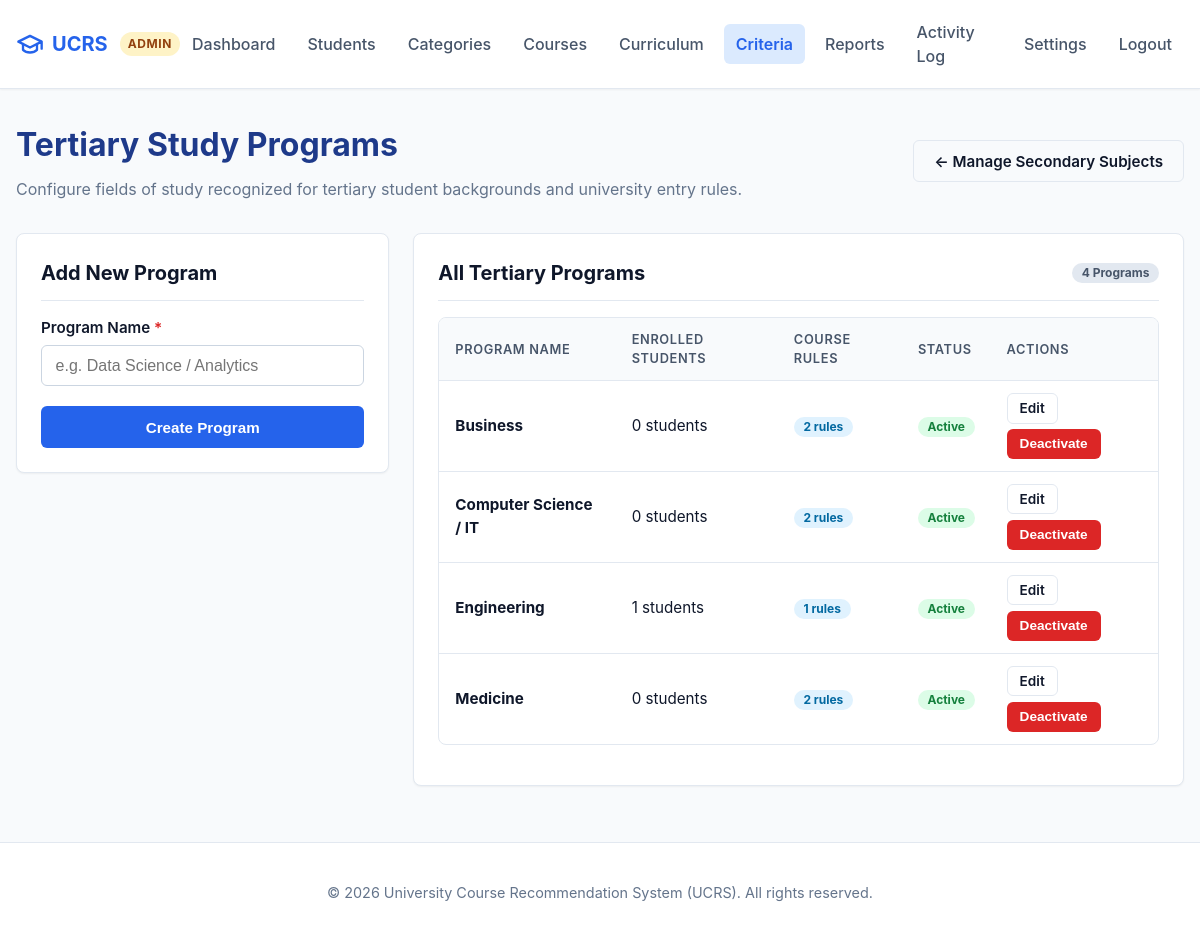
Screenshot of /admin/programs.php (signed in) with the database file from the repository.
### tables this page shows
CREATE TABLE IF NOT EXISTS programs (
    id INT AUTO_INCREMENT PRIMARY KEY,
    name VARCHAR(100) NOT NULL UNIQUE,
    is_active TINYINT(1) NOT NULL DEFAULT 1
);

### includes/config.php (called while the page is built, shortened)
<?php
function app_url(string $path = ''): string {
    static $base = null;
    if ($base === null) {
        $docRoot = isset($_SERVER['DOCUMENT_ROOT']) ? str_replace('\\', '/', realpath($_SERVER['DOCUMENT_ROOT'])) : '';
        $appRoot = str_replace('\\', '/', realpath(APP_ROOT));
        if ($docRoot && str_starts_with($appRoot, $docRoot)) {
            $base = substr($appRoot, strlen($docRoot));
        } else {
            $script = str_replace('\\', '/', $_SERVER['SCRIPT_NAME'] ?? '');
            $parts = explode('/', trim($script, '/'));
            $base = !empty($parts) && $parts[0] !== 'index.php' ? '/' . $parts[0] : '';
        }
        $base = rtrim($base, '/');
    }
    $path = ltrim($path, '/');
    return ($base ? $base : '') . ($path !== '' ? '/' . $path : '');
}
function e(?string $value): string {
    return htmlspecialchars($value ?? '', ENT_QUOTES, 'UTF-8');
}

### admin/programs.php (the view, shortened to what this page needs)
<?php
require_once __DIR__ . '/../includes/config.php';
$pdo = get_db();
$editProgram = null;
$errors = [];
$stmt = $pdo->query("
    SELECT p.*,
        (SELECT COUNT(*) FROM student_profiles sp WHERE sp.program_id = p.id) AS student_count,
        (SELECT COUNT(*) FROM course_requirements cr WHERE cr.program_id = p.id) AS rule_count
    FROM programs p
    ORDER BY p.name ASC
");
$programs = $stmt->fetchAll();
require_once __DIR__ . '/../includes/header.php';
?>
<div style="margin-bottom: 2rem;">
    <div style="display: flex; justify-content: space-between; align-items: center; flex-wrap: wrap; gap: 0.5rem;">
        <div>
            <h1 style="font-size: 2rem; margin: 0 0 0.5rem; color: #1e3a8a;">Tertiary Study Programs</h1>
            <p style="color: var(--text-muted); margin: 0;">
                Configure fields of study recognized for tertiary student backgrounds and university entry rules.
            </p>
        </div>
        <div>
            <a href="<?= e(app_url('admin/subjects.php')) ?>" class="btn btn-outline">&larr; Manage Secondary Subjects</a>
        </div>
    </div>
</div>
<div class="grid-3" style="align-items: flex-start;">
    <div class="card" style="grid-column: span 1;">
        <div class="card-header">
            <h2 class="card-title"><?= $editProgram ? 'Edit Program' : 'Add New Program' ?></h2>
        </div>
        <form method="POST" action="<?= e(app_url('admin/programs.php')) ?>">
            <div class="form-group">
                <label for="name" class="form-label">Program Name <span style="color: var(--danger);">*</span></label>
                <input type="text" id="name" name="name" class="form-control <?= isset($errors['name']) ? 'is-invalid' : '' ?>" value="<?= e($editProgram['name'] ?? '') ?>" placeholder="e.g. Data Science / Analytics" required>
            </div>
            <button type="submit" class="btn btn-primary" style="width: 100%;">
                <?= $editProgram ? 'Update Program' : 'Create Program' ?>
            </button>
        </form>
    </div>
    <div class="card" style="grid-column: span 2;">
        <div class="card-header">
            <h2 class="card-title">All Tertiary Programs</h2>
            <span class="badge badge-secondary"><?= count($programs) ?> Programs</span>
        </div>
        <div class="table-responsive">
            <table class="data-table">
                <thead>
                    <tr>
                        <th>Program Name</th>
                        <th>Enrolled Students</th>
                        <th>Course Rules</th>
                        <th>Status</th>
                        <th>Actions</th>
                    </tr>
                </thead>
                <tbody>
                    <?php foreach ($programs as $p): ?>
                        <tr>
                            <td><strong><?= e($p['name']) ?></strong></td>
                            <td><?= (int)$p['student_count'] ?> students</td>
                            <td>
                                <span class="badge badge-info"><?= (int)$p['rule_count'] ?> rules</span>
                            </td>
                            <td>
                                <?php if ($p['is_active']): ?>
                                    <span class="badge badge-success">Active</span>
                                <?php else: ?>
                                    <span class="badge badge-secondary">Inactive</span>
                                <?php endif; ?>
                            </td>
                            <td>
                                <div style="display: flex; gap: 0.35rem; flex-wrap: wrap;">
                                    <a href="<?= e(app_url('admin/programs.php?edit=' . $p['id'])) ?>" class="btn btn-outline btn-sm">Edit</a>
                                    <form method="POST" action="<?= e(app_url('admin/programs.php')) ?>" style="margin: 0;">
                                        <button type="submit" class="btn <?= $p['is_active'] ? 'btn-danger' : 'btn-success' ?> btn-sm">
                                            <?= $p['is_active'] ? 'Deactivate' : 'Activate' ?>
                                        </button>
                                    </form>
                                </div>
                            </td>
                        </tr>
                    <?php endforeach; ?>
                </tbody>
            </table>
        </div>
    </div>
</div>
<?php require_once __DIR__ . '/../includes/footer.php'; ?>

### assets/css/style.css (style rules this page uses)
:root { --primary: #2563eb; --primary-hover: #1d4ed8; --primary-light: #eff6ff; --secondary: #475569; --secondary-hover: #334155; --success: #16a34a; --success-bg: #f0fdf4; --success-border: #bbf7d0; --danger: #dc2626; --danger-bg: #fef2f2; --danger-border: #fecaca; --warning: #d97706; --warning-bg: #fffbeb; --warning-border: #fde68a; --info: #0284c7; --info-bg: #f0f9ff; --info-border: #bae6fd; --text-main: #0f172a; --text-muted: #64748b; --bg-page: #f8fafc; --bg-card: #ffffff; --border-color: #e2e8f0; --border-radius: 8px; --shadow-sm: 0 1px 2px 0 rgba(0, 0, 0, 0.05); --shadow-md: 0 4px 6px -1px rgba(0, 0, 0, 0.1), 0 2px 4px -2px rgba(0, 0, 0, 0.1); --shadow-lg: 0 10px 15px -3px rgba(0, 0, 0, 0.1), 0 4px 6px -4px rgba(0, 0, 0, 0.1); --transition: all 0.2s ease-in-out; }
*, *::before, *::after { box-sizing: border-box; }
body { margin: 0; font-family: -apple-system, BlinkMacSystemFont, "Segoe UI", Roboto, "Helvetica Neue", Arial, sans-serif; font-size: 16px; line-height: 1.5; color: var(--text-main); background-color: var(--bg-page); display: flex; flex-direction: column; min-height: 100vh; }
a { color: var(--primary); text-decoration: none; transition: var(--transition); }
.card { background: var(--bg-card); border: 1px solid var(--border-color); border-radius: var(--border-radius); padding: 1.5rem; box-shadow: var(--shadow-sm); margin-bottom: 1.5rem; }
.card-header { border-bottom: 1px solid var(--border-color); padding-bottom: 0.75rem; margin-bottom: 1rem; display: flex; justify-content: space-between; align-items: center; flex-wrap: wrap; gap: 0.5rem; }
.card-title { margin: 0; font-size: 1.25rem; font-weight: 700; color: var(--text-main); }
.grid-3 { display: grid; grid-template-columns: repeat(3, 1fr); gap: 1.5rem; }
.btn { display: inline-flex; align-items: center; justify-content: center; gap: 0.5rem; padding: 0.65rem 1.25rem; font-size: 0.95rem; font-weight: 600; border-radius: 6px; border: 1px solid transparent; cursor: pointer; transition: var(--transition); text-decoration: none; line-height: 1.25; }
.btn-primary { background-color: var(--primary); color: #ffffff; }
.btn-danger { background-color: var(--danger); color: #ffffff; }
.btn-outline { background-color: transparent; border-color: var(--border-color); color: var(--text-main); }
.btn-sm { padding: 0.35rem 0.75rem; font-size: 0.85rem; }
.form-group { margin-bottom: 1.25rem; }
.form-label { display: block; margin-bottom: 0.35rem; font-weight: 600; font-size: 0.95rem; color: var(--text-main); }
.form-control { width: 100%; padding: 0.65rem 0.85rem; font-size: 1rem; border: 1px solid #cbd5e1; border-radius: 6px; background-color: #ffffff; color: var(--text-main); transition: var(--transition); }
.badge { display: inline-block; padding: 0.25rem 0.6rem; font-size: 0.75rem; font-weight: 700; line-height: 1; border-radius: 9999px; text-align: center; }
.badge-success { background-color: #dcfce7; color: #15803d; }
.badge-info { background-color: #e0f2fe; color: #0369a1; }
.badge-secondary { background-color: #e2e8f0; color: #475569; }
.table-responsive { width: 100%; overflow-x: auto; -webkit-overflow-scrolling: touch; margin-bottom: 1rem; border: 1px solid var(--border-color); border-radius: var(--border-radius); }
.data-table { width: 100%; border-collapse: collapse; text-align: left; font-size: 0.95rem; }
.data-table th, .data-table td { padding: 0.75rem 1rem; border-bottom: 1px solid var(--border-color); }
.data-table th { background-color: #f8fafc; font-weight: 600; color: var(--secondary); text-transform: uppercase; font-size: 0.8rem; letter-spacing: 0.05em; }
.data-table tbody tr:last-child td { border-bottom: none; }

### rows the page displays
programs: name "Business", student_count "0", rule_count "2", is_active "Active"
programs: name "Computer Science / IT", student_count "0", rule_count "2", is_active "Active"
programs: name "Engineering", student_count "1", rule_count "1", is_active "Active"
programs: name "Medicine", student_count "0", rule_count "2", is_active "Active"

### other values shown
$userRole "ADMIN"
count($programs) "4"
